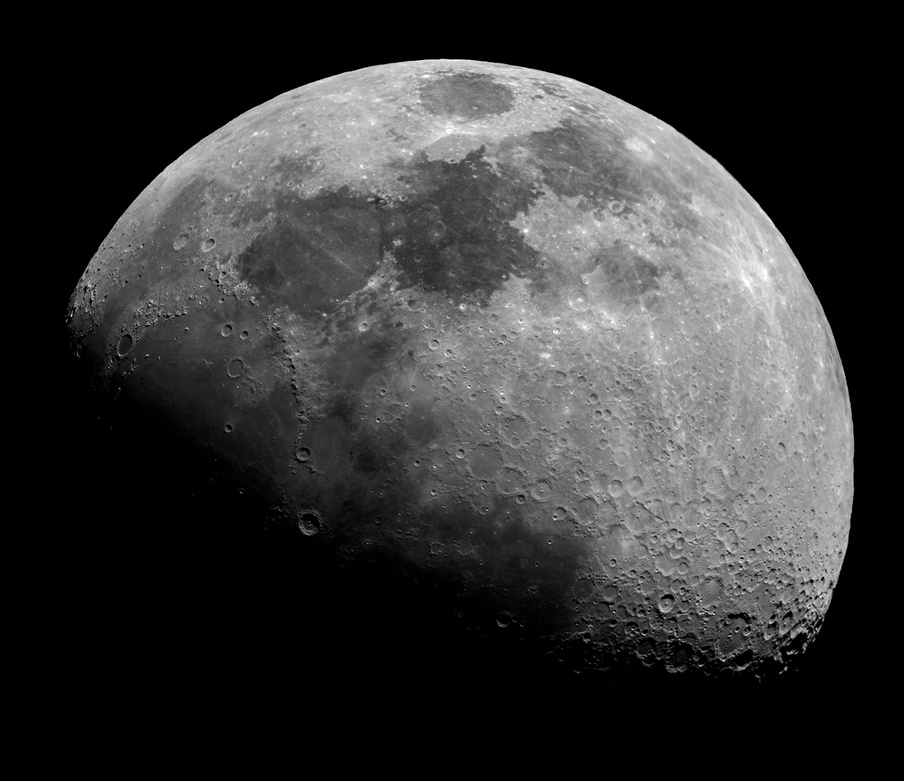
#> input picture images/moon.jpg, 904 x 781 px, shrunk from 1400 x 1209 before the run, found by its file name
$ jupyter execute nbh_proc.ipynb
#> lines starting #> are read from the running program, lines starting #| are printed output that depends on the picture
## Neighborhood processing

Filtering images with PIL

[cell 1]
from PIL import Image
from PIL import ImageFilter
from pylab import *
import matplotlib.pyplot as plt
from matplotlib import cm
import scipy.ndimage.filters
import numpy as np

[cell 2]
im0 = Image.open('C:/Users/Misab/Desktop/Image processing/data/moon.jpg')
#> im0 is the input picture: PIL image 904x781 L; min 0, max 255, mean 53.4

figure(figsize=(20,20))

subplot(3,4,1)

plt.imshow(im0, cmap=cm.gray)
plt.title('Original image')

subplot(3,4,2)
im2 = im0.filter(ImageFilter.CONTOUR)
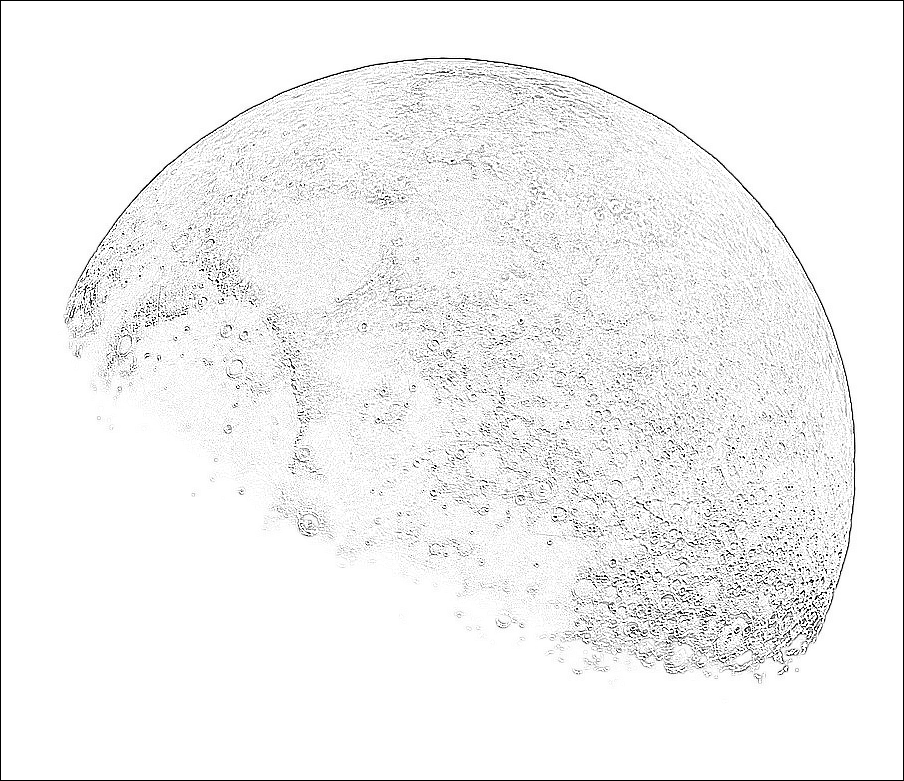
#> im2: PIL image 904x781 L; min 0, max 255, mean 242.2
plt.imshow(im2, cmap=cm.gray)
plt.title('Contour')

subplot(3,4,3)
im3 = im0.filter(ImageFilter.DETAIL)
plt.imshow(im3, cmap=cm.gray)
plt.title('Detail')

# laplacian filter

subplot(3,4,4)
im4 = im0.filter(ImageFilter.EDGE_ENHANCE)
plt.imshow(im4, cmap=cm.gray)
plt.title('Edge enhancement (laplacian convolutian)')

subplot(3,4,5)

im5 = im0.filter(ImageFilter.EDGE_ENHANCE_MORE)
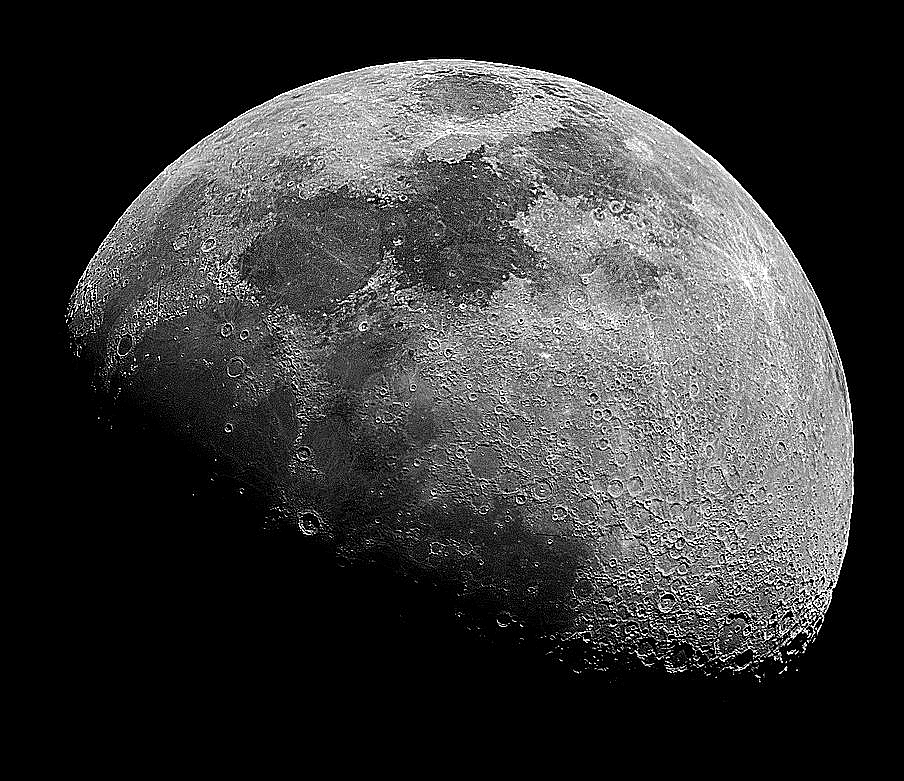
#> im5: PIL image 904x781 L; min 0, max 255, mean 54.6
plt.imshow(im5, cmap=cm.gray)
plt.title('Edge enhancement More')

subplot(3,4,6)
im6 = im0.filter(ImageFilter.EMBOSS)
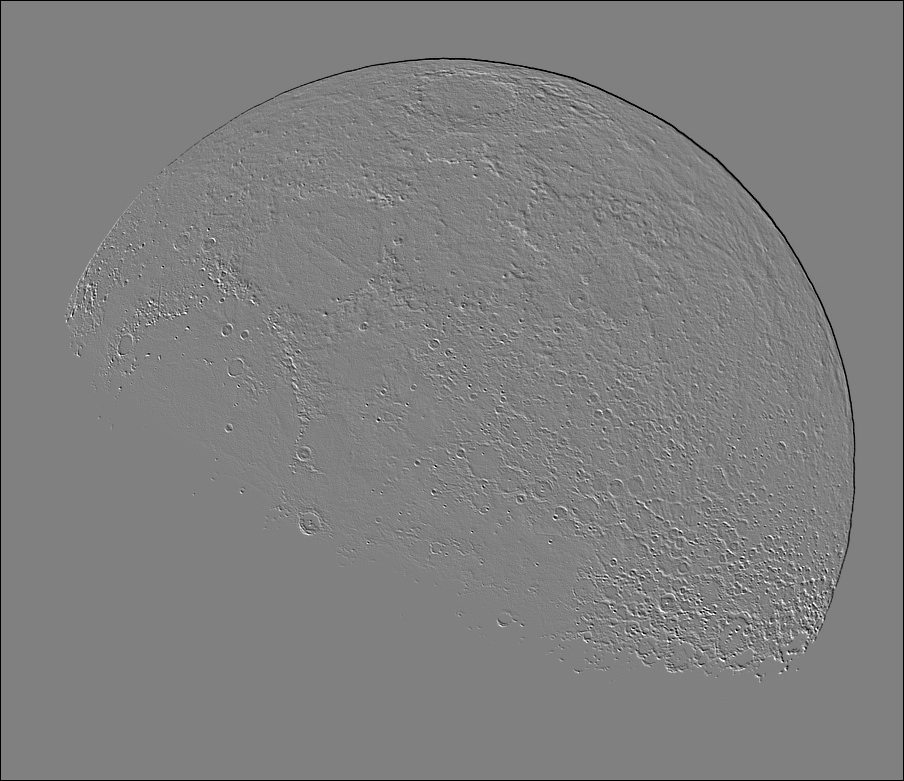
#> im6: PIL image 904x781 L; min 0, max 255, mean 127.4
plt.imshow(im6, cmap=cm.gray)
plt.title('Emboss')

subplot(3,4,7)
im7 = im0.filter(ImageFilter.FIND_EDGES)
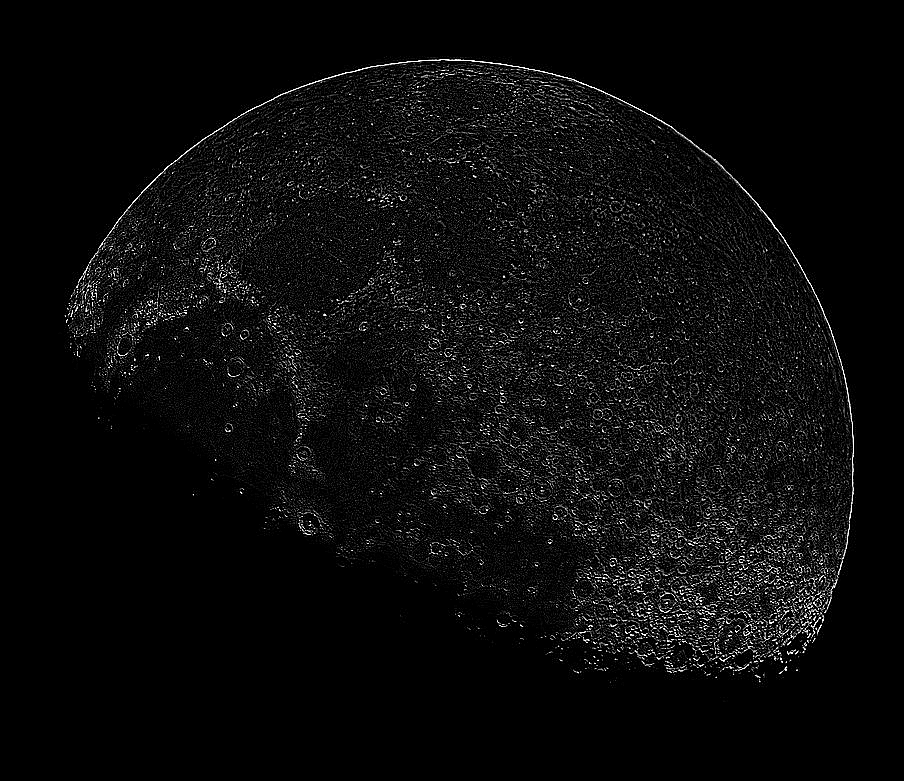
#> im7: PIL image 904x781 L; min 0, max 255, mean 11.5
plt.imshow(im7, cmap=cm.gray)
plt.title('Find edges')

subplot(3,4,8)
im8 = im0.filter(ImageFilter.SMOOTH)
plt.imshow(im8, cmap=cm.gray)
plt.title('Low pass filter 1')

subplot(3,4,9)
im9 = im0.filter(ImageFilter.SMOOTH_MORE)
plt.imshow(im9, cmap=cm.gray)
plt.title('Low pass filter 2')

subplot(3,4,10)
im10 = im0.filter(ImageFilter.SHARPEN)
plt.imshow(im10, cmap=cm.gray)
plt.title('Sharpen')

# Custom kernels

size = (3,3)
kernel1 = [1,1,1, 0,0,0, -1,-1,-1]
ker1 = ImageFilter.Kernel(size, kernel1,scale=None, offset=0 )

subplot(3,4,11)
im11 = im0.filter(ker1)
#> im11: PIL image 904x781 L; every value is 0
plt.imshow(im11, cmap=cm.gray)
plt.title('Custom filter 1')

kernel2 = [1,0,-1,1,0,-1,0,0,-1]
ker2 = ImageFilter.Kernel(size, kernel2, scale=None, offset=0)
subplot(3,4,12)
im12 = im0.filter(ker2)
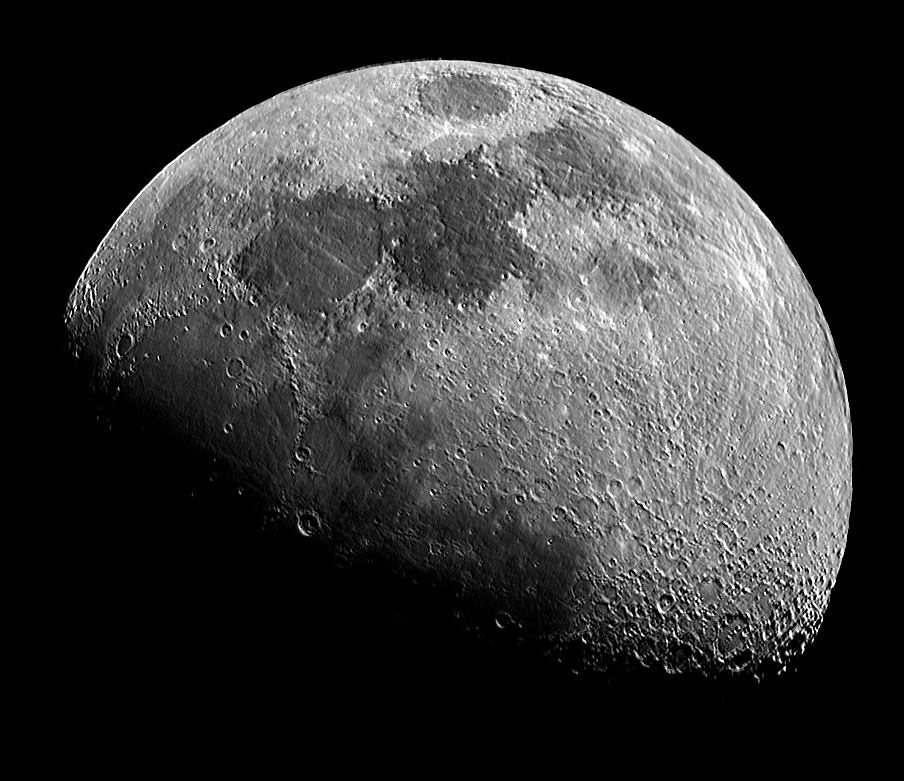
#> im12: PIL image 904x781 L; min 0, max 255, mean 54.1
plt.imshow(im12, cmap=cm.gray)
plt.title('Custom filter 2')

$ run again, with images/Mercury.bmp saved as images/moon.jpg
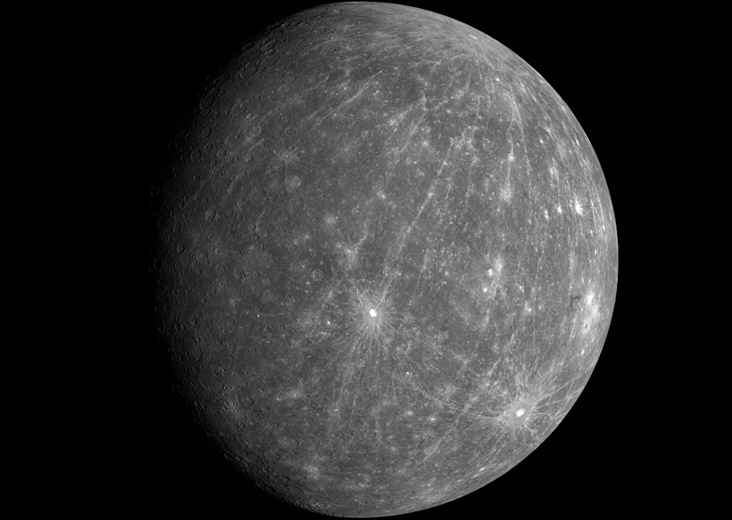
#> input picture images/Mercury.bmp, 732 x 520 px, found by its file name
#> im0 is the input picture: PIL image 732x520 RGB; min 0, max 255, mean 49.1
#> `im6 = im0.filter(ImageFilter.EMBOSS)`:
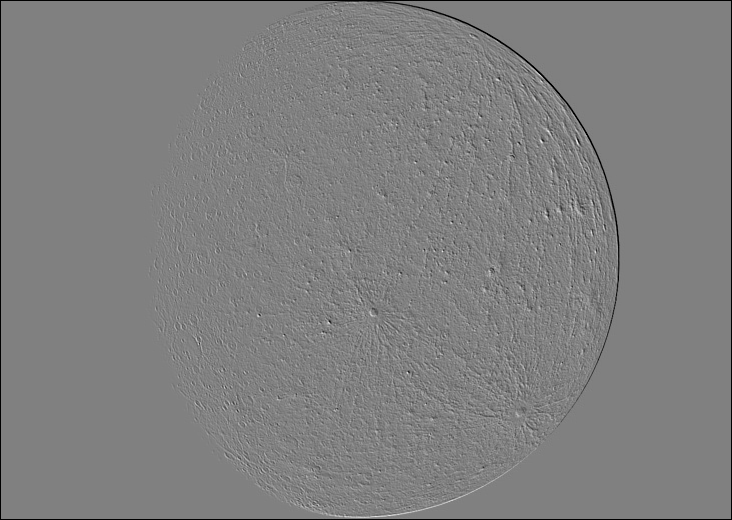
#> im6: PIL image 732x520 RGB; min 0, max 248, mean 127.2
#> `im12 = im0.filter(ker2)`:
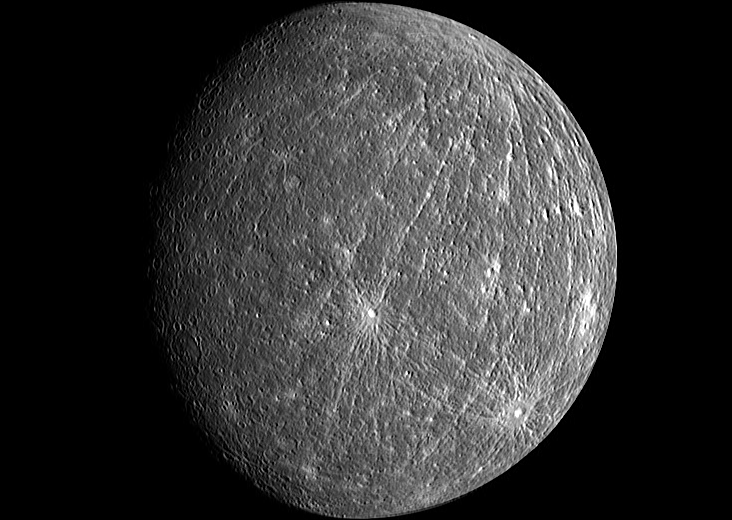
#> im12: PIL image 732x520 RGB; min 0, max 255, mean 49.7

$ run again, with images/girlface.bmp saved as images/moon.jpg
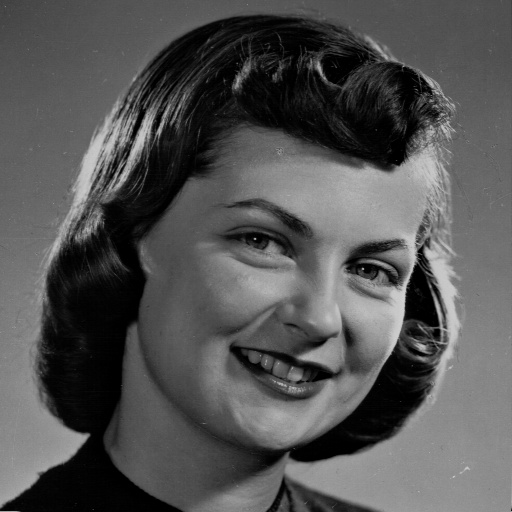
#> input picture images/girlface.bmp, 512 x 512 px, found by its file name
#> im0 is the input picture: PIL image 512x512 L; min 0, max 209, mean 83.6
#> `im11 = im0.filter(ker1)`:
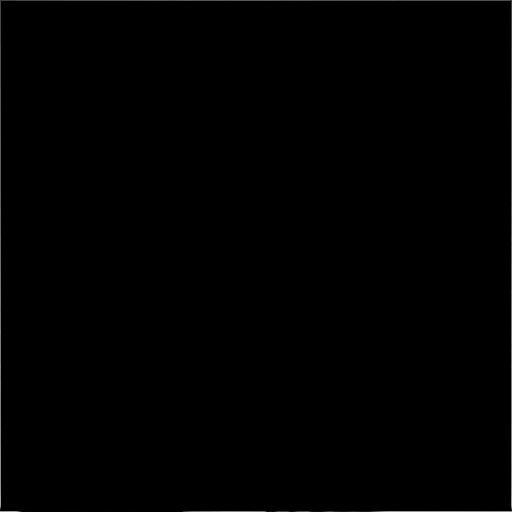
#> im11: PIL image 512x512 L; min 0, max 167, mean 0.7
#> `im12 = im0.filter(ker2)`:
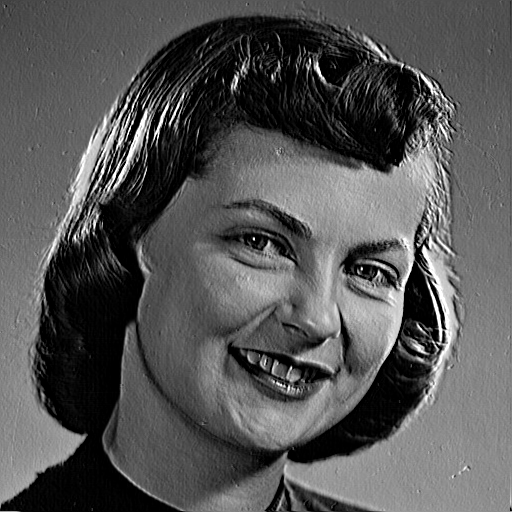
#> im12: PIL image 512x512 L; min 0, max 255, mean 85

$ run again, with images/houses.bmp saved as images/moon.jpg
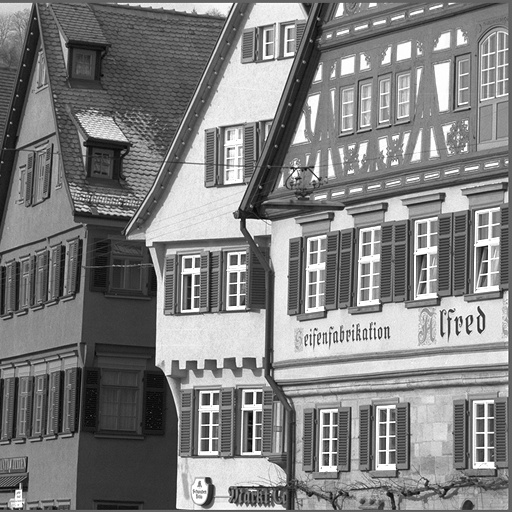
#> input picture images/houses.bmp, 512 x 512 px, found by its file name
#> im0 is the input picture: PIL image 512x512 L; min 0, max 255, mean 127.8
#> `im11 = im0.filter(ker1)`:
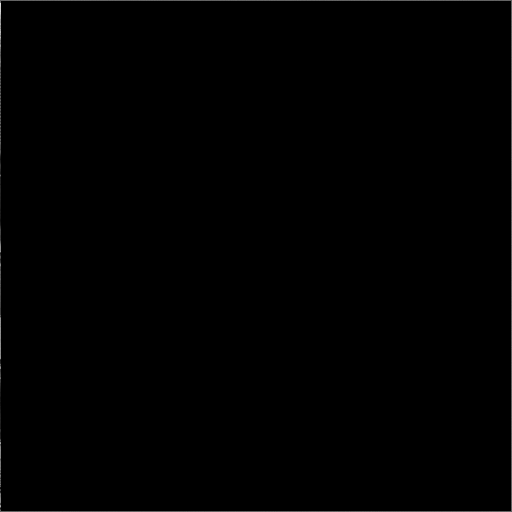
#> im11: PIL image 512x512 L; min 0, max 222, mean 0.7
#> `im12 = im0.filter(ker2)`:
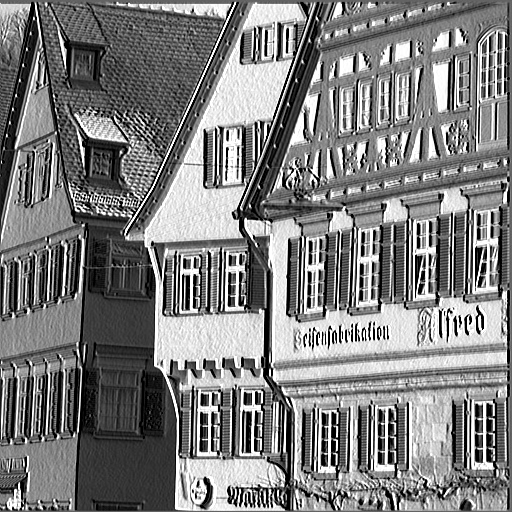
#> im12: PIL image 512x512 L; min 0, max 255, mean 125.4
